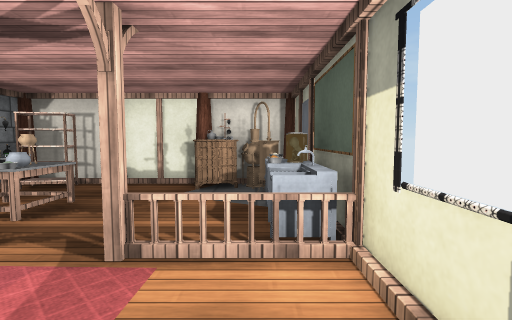
View 1 (above)

12 first-person views from a walk through a scene from a Unity 3-D project. The camera is 1.2 m above the floor, tilts 4° down and sees 85° across. Doors are open. The floor is counted in squares, 1 m on a side. Each view is taken from the middle of a square. On the plan, view 1 faces up. The plan holds only what a view shows up to about 13 squares ahead; the rest is blank. The place goes on beyond the plan. The player character is not drawn. Some surface patterns are stand-ins.

View 2
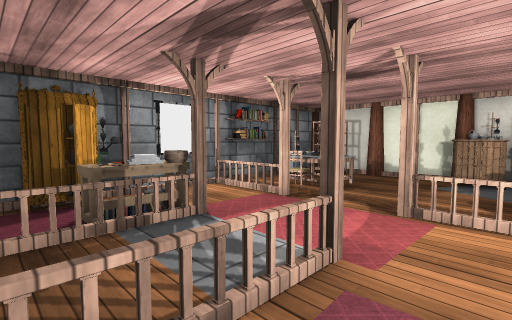

View 3
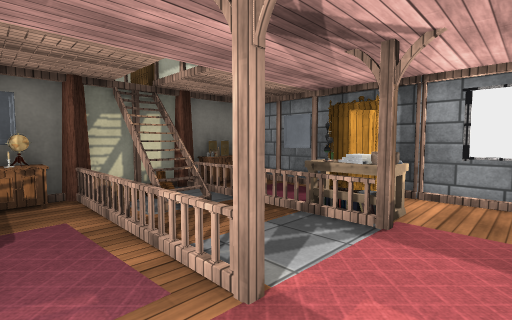

View 4
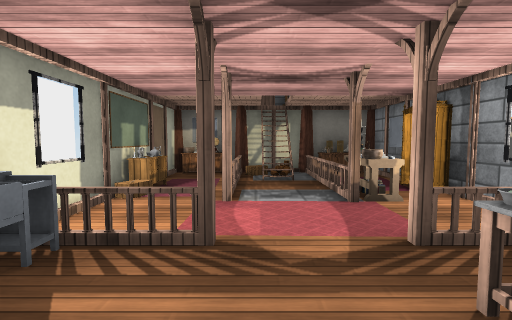

View 5
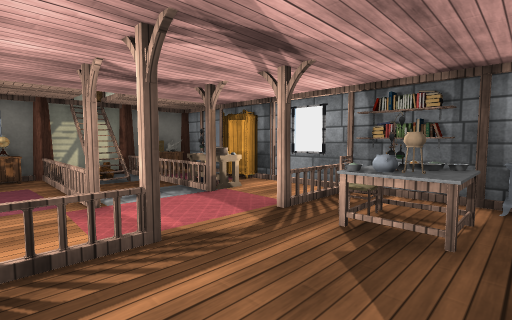

View 6
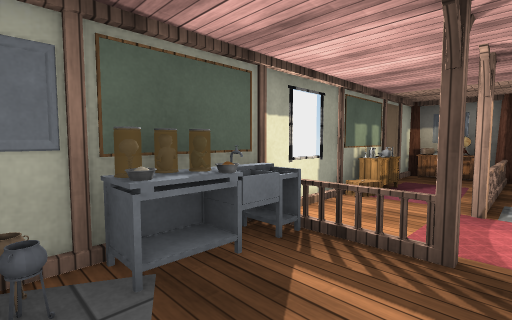

View 7
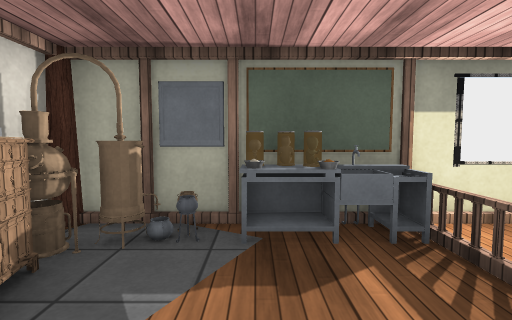

View 8
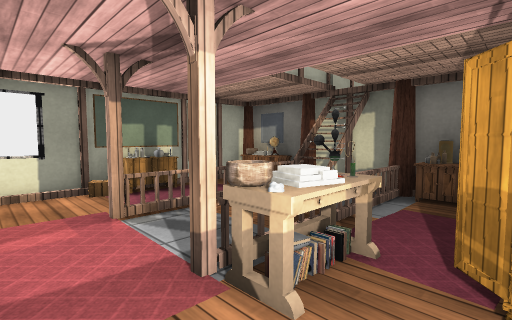

View 9
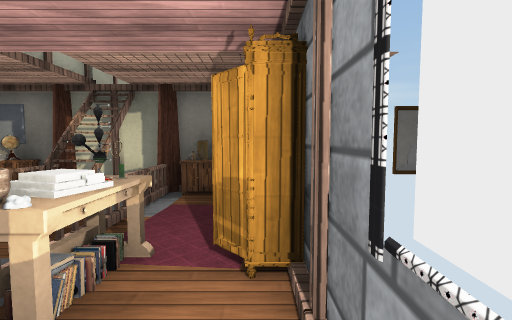

View 10
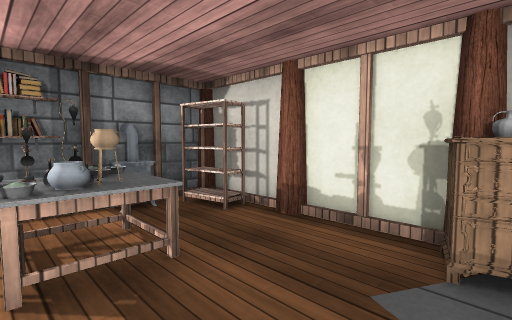

View 11
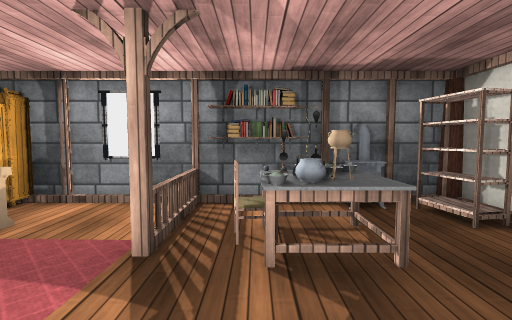

View 12
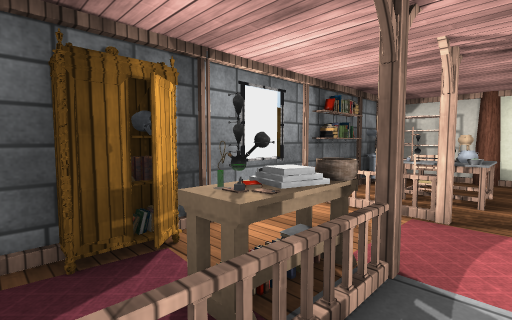

### Floor plan
Points are (right, up) in squares from view 1. A wall is a line through its corners. A room is listed if a view was taken in it or the views show most of it. See-through windows are left out.
Room 1 (views 1, 2, 3, 4, 5, 6, 7, 8, 9, 10, 11, 12)
walls: (-3.2, -3.4) (-3.2, -3.1); (-4.1, 7.8) (-6.4, 7.8) (-6.4, -4.7); (-1.6, 7.8) (-3.8, 7.8); (1.1, 6.4) (1.1, 7.8) (-1.2, 7.8); (-3.9, -4.7) (-1.6, -4.7); (-1.2, -4.7) (-0.4, -4.7); (1.1, -4.5) (1.1, 3.6)
low walls: (-3.2, -3.1) (-2.3, -3.1); (-3.1, -3.8) (-2.3, -3.8); (-4.6, -4.7) (-4, -4.7)
objects: other object (-6, -1); other object (-6, 0); other object (-6, 3); other object (-6, 4); other object (-6, 5); other object (-6, 6); other object (-6, 7) to (-5, 7); other object (-5, -1); other object (-5, 0); other object (-5, 3); other object (-5, 4) to (-4, 5); other object (-5, 5); other object (-4, -3) to (-4, -2); other object (-4, -1); other object (-4, 0); other object (-4, 1); other object (-4, 3); other object (-4, 4); other object (-3, 4); other object (-1, -4); other object (-1, -3) to (-1, -2); other object (-1, -1); other object (-1, 0); other object (-1, 3); other object (0, -5); other object (0, -4); other object (0, -3); other object (0, -1); other object (0, 3); other object (0, 4); other object (0, 5); other object (0, 7); other object (1, -5); other object (1, 4); other object (1, 5); other object (1, 6)

Positions as (right, up) in squares from view 1, and headings:
1: (0, 0), facing up
2: (0, -2), facing up-left
3: (0, 2), facing down-left
4: (-2, 6), facing down
5: (0, 6), facing down-left
6: (-2, 6), facing down-right
7: (-3, 5), facing right
8: (-6, 2), facing down-right
9: (-6, 2), facing down
10: (-1, 4), facing up-left
11: (-1, 4), facing left
12: (-3, -2), facing up-left
